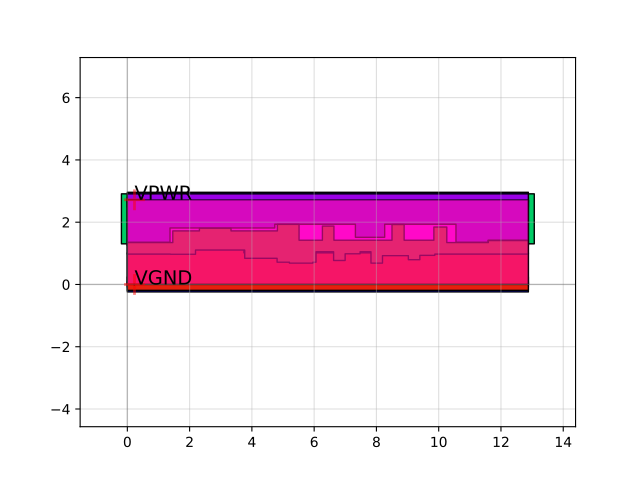

This chart was generated by the following Python code:
import sky130

c = sky130.components.sky130_fd_sc_hd__sdfrbp_1()
c.plot()
